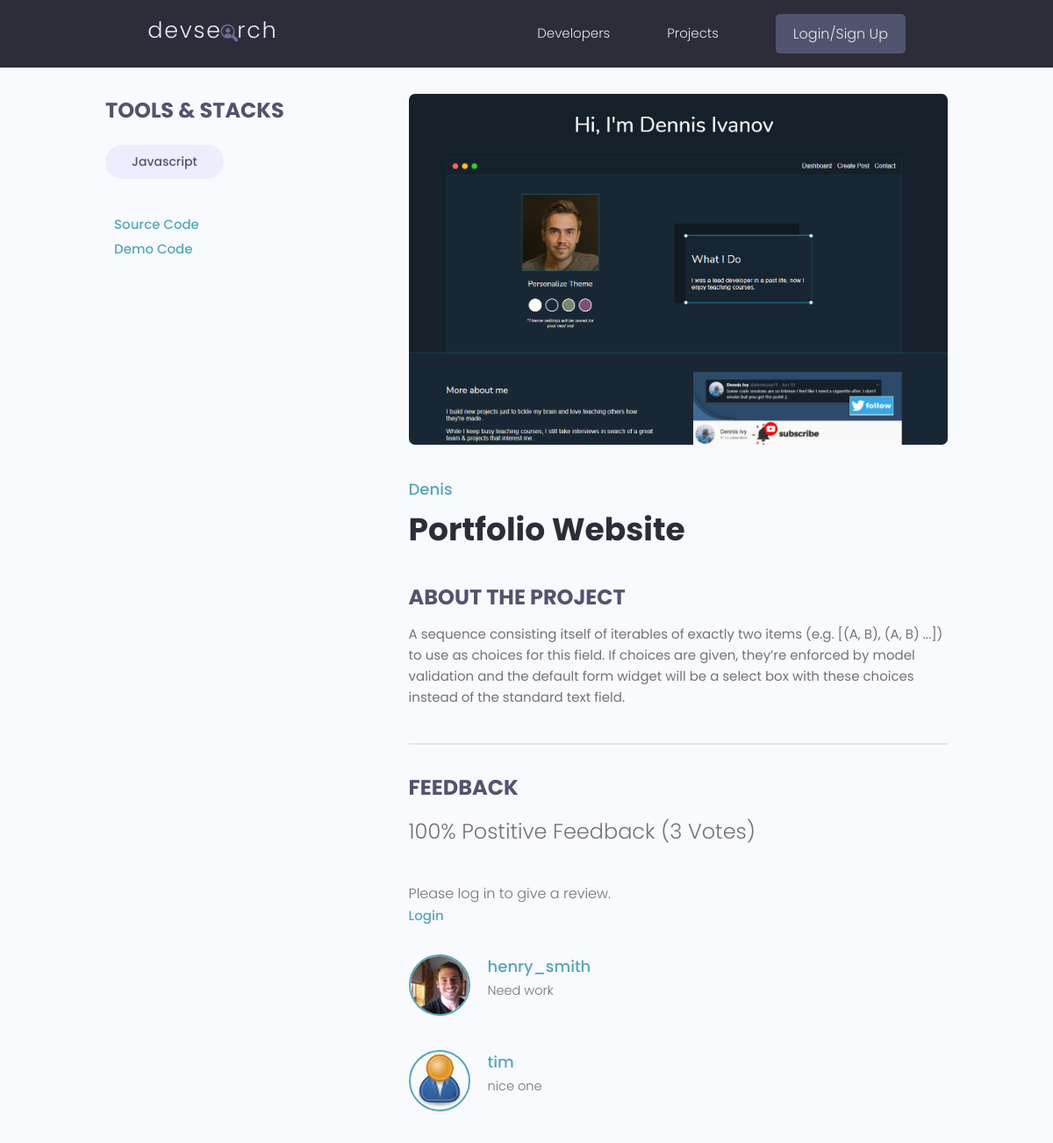
/projects/project/7d2ed8fa-8f85-447f-bc81-6eb85e5e4e1a, run on the app's committed database.
### projects/models.py (models this page shows, shortened)
class Tag(models.Model):
    name = models.CharField(max_length=200, null=True, blank=False)
    created = models.DateTimeField(auto_now_add=True)
    id = models.UUIDField(default=uuid.uuid4, unique=True, primary_key=True, editable=False)

class Project(models.Model):
    owner = models.ForeignKey(Profile, on_delete=models.SET_NULL, null=True, blank=True)
    title = models.CharField(max_length=200)
    description = models.TextField(null=True, blank=True)
    demo_link = models.CharField(max_length=2000, null=True, blank=True)
    source_link = models.CharField(max_length=2000, null=True, blank=True)
    featured_image = models.ImageField(null=True, blank=True, default="default.jpg")
    tags = models.ManyToManyField('Tag', blank=True)
    vote_total = models.IntegerField(default=0, null=True, blank=True)
    vote_ratio = models.IntegerField(default=0, null=True, blank=True)
    created = models.DateTimeField(auto_now_add=True)
    id = models.UUIDField(default=uuid.uuid4, unique=True, primary_key=True, editable=False)
    @property
    def reviewers(self):
        query_set = self.review_set.all().values_list('owner__id', flat=True)
        return query_set
    @property
    def get_vote_count(self):
        reviews = self.review_set.all()
        up_vote = reviews.filter(value='up').count()
        total_vote = reviews.count()
        if total_vote:
            ratio = (up_vote / total_vote) * 100
            self.vote_ratio = int(ratio)
            self.vote_total = total_vote
            self.save()
    class Meta:
        ordering = ['-vote_ratio', '-vote_total', 'title']      # -created to display newest

class Review(models.Model):
    VOTE_TYPE = (
        ('up', 'Up vote'),
        ('down', 'Down vote')
    )
    owner = models.ForeignKey(Profile, on_delete=models.CASCADE, null=True)
    project = models.ForeignKey(Project, on_delete=models.CASCADE)
    body = models.TextField(null=True, blank=True)
    value = models.CharField(max_length=200, choices=VOTE_TYPE)
    created = models.DateTimeField(auto_now_add=True)
    id = models.UUIDField(default=uuid.uuid4, unique=True, primary_key=True, editable=False)
    class Meta:
        unique_together = [['owner', 'project']]

### users/models.py (models this page shows)
class Profile(models.Model):
    user = models.OneToOneField(User, on_delete=models.CASCADE, null=True, blank=True)
    name = models.CharField(max_length=200, null=True, blank=True)
    username = models.CharField(max_length=200, null=True, blank=True)
    email = models.EmailField(max_length=200, null=True, blank=True)
    short_intro = models.CharField(max_length=500, null=True, blank=True)
    location = models.CharField(max_length=200, null=True, blank=True)
    bio = models.TextField(null=True, blank=True)
    profile_image = models.ImageField(
        null=True, blank=True, default="profiles/user-default.png", upload_to="profiles/")
    social_github = models.CharField(max_length=200, null=True, blank=True)
    social_twitter = models.CharField(max_length=200, null=True, blank=True)
    social_instagram = models.CharField(max_length=200, null=True, blank=True)
    social_youtube = models.CharField(max_length=200, null=True, blank=True)
    social_website = models.CharField(max_length=200, null=True, blank=True)
    created = models.DateTimeField(auto_now_add=True)
    id = models.UUIDField(default=uuid.uuid4, unique=True, primary_key=True, editable=False)
    class Meta:
        ordering = ['created', 'username']
    def __str__(self):
        return str(self.username)

### projects/views.py (the view, shortened to what this page needs)
# urls.py: path('project/<str:pk>', views.project, name="project"),
def project(request, pk):
    project = Project.objects.get(id=pk)
    form = ReviewForm()
    reviewers = project.reviewers
    project.get_vote_count
    context = {"project": project, "tags": project.tags.all(), "form": form, "reviewers": reviewers}
    return render(request, 'projects/singleProject.html', context)

### projects/templates/projects/singleProject.html (shortened to what this page needs)
{% extends 'main.html' %}
{% block content %}
<main class="singleProject my-md">
    <div class="container">
        <div class="layout">
            <div class="column column--1of3">
                <h3 class="singleProject__subtitle">Tools & Stacks</h3>
                <div class="singleProject__toolStack">
                    {% for tag in tags %}
                    <span class="tag tag--pill tag--sub tag--lg">
                        <small>{{ tag.name }}</small>
                    </span>
                    {% endfor %}
                </div>
                {% if project.source_link %}
                <div>
                    <a class="singleProject__liveLink" href="#" target="_blank">
                        Source Code
                    </a>
                </div>
                {% endif %}
                {% if project.demo_link %}
                <div>
                    <a class="singleProject__liveLink" href="#" target="_blank">
                        Demo Code
                    </a>
                </div>
                {% endif %}
            </div>
            <div class="column column--2of3">
                <img class="singleProject__preview" src="{{ project.featured_image.url }}" alt="portfolio thumbnail" />
                <a href="{% url 'profile' project.owner.id %}" class="singleProject__developer">{{ project.owner.name }}</a>
                <h2 class="singleProject__title">{{ project.title }}</h2>
                <h3 class="singleProject__subtitle">About the Project</h3>
                <div class="singleProject__info">
                    {{ project.description }}
                </div>
                <div class="comments">
                    <h3 class="singleProject__subtitle">Feedback</h3>
                    <h5 class="project--rating">
                        {{ project.vote_ratio }}% Postitive Feedback ({{ project.vote_total }} Vote{{ project.vote_total|pluralize:"s"}})
                    </h5>
                    {% if request.user.profile.id in reviewers %}
                        <p>You have already reviewed this project.</p>
                    {% elif request.user.profile.id == project.owner.id %}
                        <p>You can't review your own work.</p>
                    {% else %}
                        {% if user.is_authenticated %}
                        <form class="form" action="{% url 'project' project.id %}" method="POST">
                            {% csrf_token %}
                            {% for field in form %}
                            <div class="form__field">
                                {{field.label}}
                                {{field}}
                            </div>
                            {% endfor %}
                            <input class="btn btn--sub btn--lg" type="submit" value="Add Review" />
                        </form>
                        {% else %}
                        <p>Please log in to give a review.</p>
                        <a href="{% url 'login' %}?next={{request.path}}">Login</a>
                        {% endif %}
                    {% endif %}
                    <div class="commentList">
                        {% for review in project.review_set.all %}
                        {% if review.body %}
                        <div class="comment">
                            <a href="{% url 'profile' review.owner.id %}">
                                <img class="avatar avatar--md"
                                  src="{{ review.owner.profile_image.url }}" alt="user" />
                            </a>
                            <div class="comment__details">
                                <a href="{% url 'profile' project.owner.id %}" class="comment__author">{{ review.owner }}</a>
                                <p class="comment__info">
                                    {{ review.body }}
                                </p>
                            </div>
                        </div>
                        {% endif %}
                        {% endfor %}
                    </div>
                </div>
            </div>
        </div>
    </div>
</main>
{% endblock %}

### static/styles/app.css (style rules this page uses)
:root { --color-sub: #2d2d39; }
img { width: 100%; }
.singleProject .column--1of3 { order: 2; }
@media screen and (min-width: 1081px) { .singleProject .column--1of3 { order: 1; } }
@media screen and (min-width: 1081px) { .singleProject .column--2of3 { order: 2; } }
.singleProject__toolStack { margin-top: 2rem; margin-bottom: 4rem; }
.singleProject__liveLink { font-weight: 500; transition: all 0.3s ease-in-out; border-bottom: 2px solid transparent; }
.singleProject__preview { height: 50vh; object-fit: cover; object-position: top center; margin-bottom: 3rem; border-radius: 0.7rem; }
.singleProject__developer { font-size: 1.8rem; font-weight: 500; }
.singleProject__title { font-size: 3.6rem; font-weight: 700; color: var(--color-sub); margin-bottom: 3rem; }
.project--rating { margin-bottom: 1.6em; margin-top: .5em; }
.singleProject__subtitle { text-transform: uppercase; font-size: 2.4rem; font-weight: 700; color: var(--color-sub-light); margin-bottom: 1rem; }
.comments { margin-top: 4rem; padding-top: 3rem; border-top: 2px solid var(--color-light); }
.commentList { margin: 3rem 0; }
.comment { display: flex; gap: 2rem; }
.comment:not(:last-child) { margin-bottom: 3rem; }
.comment__author { font-size: 1.8rem; }
.comment__info { font-size: 1.45rem; }

### static/uikit/styles/modules/_variables.css (style rules this page uses)
:root { --color-main: #5aa5b9; --color-main-light: #e6faff; --color-sub: #3f4156; --color-sub-light: #51546e; --color-sub-lighter: #ededfd; --color-text: #737373; --color-gray: #8b8b8b; --color-light: #e5e7eb; --color-light-gray: #767676; --color-bg: #f8fafd; --color-white: #fffefd; --color-white-light: #f3f3f3; --color-success: #359e64; --color-success-bg: #def8e8; --color-error: #fc4b0b; --color-error-bg: #fff2ee; --font-base: 'Poppins', arial, helvetica, 'Segoe UI', roboto, ubuntu, sans-serif; --font-monospace: 'Fira Code', 'Courier New', courier, monospace; --font-regular: 300; --font-medium: 500; --font-bold: 700; --generic-shadow: 1px 1px 5px #00000010; --generic-transition: all 0.3s ease-in-out; }

### static/uikit/styles/modules/_base.css (style rules this page uses)
* { margin: 0; padding: 0; box-sizing: border-box; text-rendering: optimizeLegibility; color: inherit; font-size: inherit; }
html { font-size: 50%; }
@media only screen and (min-width: 480px) { html { font-size: 56.25%; } }
@media only screen and (min-width: 1200px) { html { font-size: 62.5%; } }
body { line-height: 1.6; font-weight: 400; font-size: 1.5rem; color: var(--color-text); background-color: var(--color-bg); min-height: 100vh; }

### static/uikit/styles/modules/_typography.css (style rules this page uses)
* { font-family: var(--font-base); }
h2 { font-size: 3.6rem; font-weight: var(--font-bold); }
h3 { font-size: 3.2rem; font-weight: var(--font-medium); }
h5 { font-size: 2.4rem; font-weight: var(--font-medium); }
h5, h6 { font-weight: var(--font-regular); }
p, span, strong { font-size: 1.6rem; color: var(--color-text); font-weight: var(--font-regular); }
a { padding-bottom: 2px; text-decoration: none; display: inline-block; color: var(--color-main); font-weight: var(--font-medium); }

### static/uikit/styles/modules/_utilities.css (style rules this page uses)
.container { width: 92%; max-width: 165rem; margin: 0 auto; box-sizing: border-box; }
@media screen and (min-width: 1000px) { .container { width: 90%; } }
@media screen and (min-width: 1200px) { .container { width: 80%; } }
.my-md { margin: 3rem auto; }

### static/uikit/styles/modules/_avatar.css (style rules this page uses)
.avatar { border-radius: 50%; border: 2px solid var(--color-main); object-fit: cover; }
.avatar--md { height: 7rem; width: 7rem; }

### static/uikit/styles/modules/_tag.css (style rules this page uses)
.tag { display: inline-flex; align-items: center; background-color: var(--color-sub); height: -webkit-fit-content; height: -moz-fit-content; height: fit-content; width: -webkit-fit-content; width: -moz-fit-content; width: fit-content; border-radius: 0.5rem; padding: 0.5rem 1.5rem; font-size: 1.2rem; cursor: pointer; }
.tag > small { color: var(--color-white); }
.tag--pill { border-radius: 5rem; }
.tag--sub, .tag--sub > small { background: var(--color-sub-lighter); color: var(--color-sub-light); font-weight: 500; }
.tag--lg { padding: 0.8rem 3rem; font-size: 1.4rem; }

### static/uikit/styles/modules/_layout.css (style rules this page uses)
.layout { display: flex; flex-flow: row wrap; justify-content: space-between; }
.layout > .column { margin-bottom: 3rem; }
.layout > .column.column--1of3 { flex-basis: 30%; }
.layout > .column.column--2of3 { flex-basis: 64%; }

### data on the page
Tag: name "Javascript"
Project: featured_image (picture), owner.name "Denis", title "Portfolio Website", description "A sequence consisting itself of iterables of exactly two items (e.g. [(A, B), (A, B) ...]) to use as choices for this field. If choices are given, they’re enforced by model validation and the default form widget will be a select box with these choices instead of the standard text field.", vote_ratio "100", vote_total "3"
Review: owner.profile_image (picture), owner "henry_smith", body "Need work"
Review: owner.profile_image (placeholder picture), owner "tim", body "nice one"
